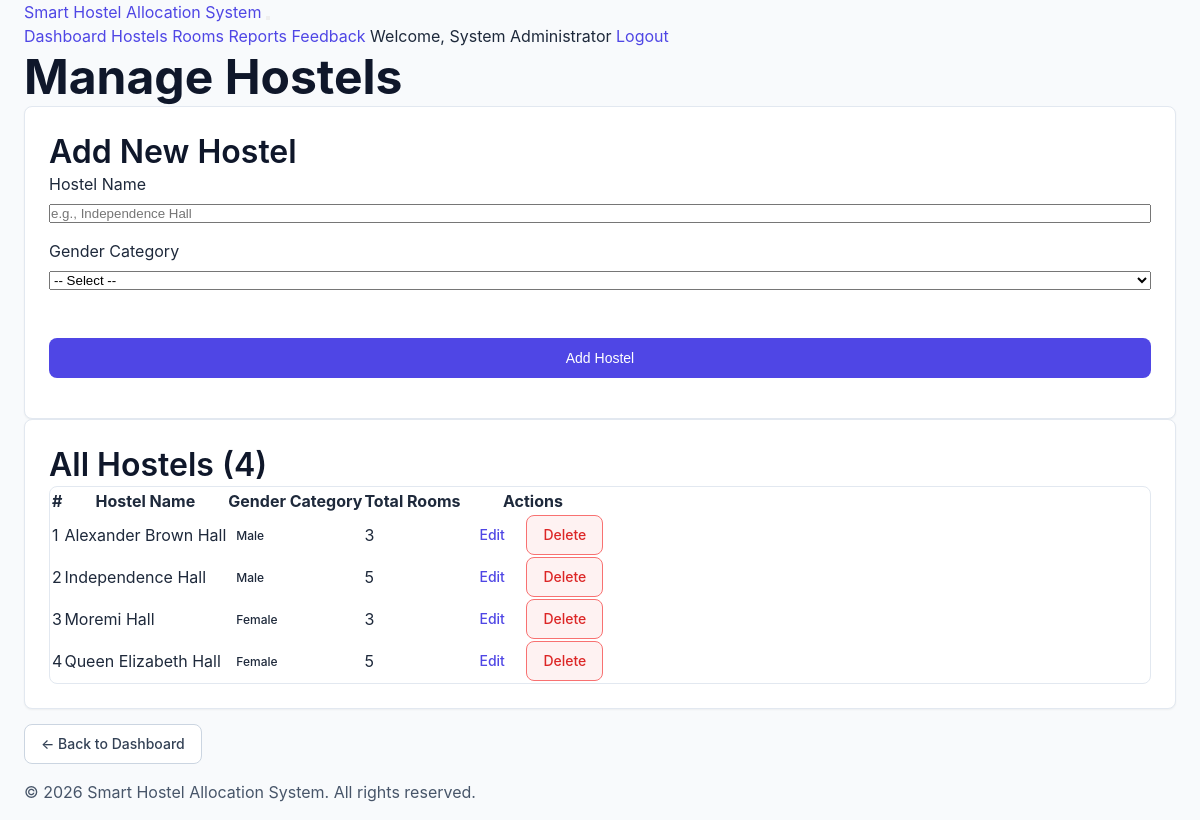
The app's page /old_php_version/admin/manage_hostels.php (signed in) with its own data.
### tables this page shows
CREATE TABLE IF NOT EXISTS hostels (
    hostel_id INT AUTO_INCREMENT PRIMARY KEY,
    hostel_name VARCHAR(100) NOT NULL,
    gender_category ENUM('Male', 'Female') NOT NULL,
    total_rooms INT NOT NULL DEFAULT 0,
    created_at DATETIME DEFAULT CURRENT_TIMESTAMP
);

### old_php_version/includes/auth.php (called while the page is built, shortened)
<?php
function isLoggedIn() {
    return isset($_SESSION['student_id']) && !empty($_SESSION['student_id']);
}
function isAdmin() {
    return isset($_SESSION['is_admin']) && $_SESSION['is_admin'] === true;
}
function getCurrentUserName() {
    return $_SESSION['fullname'] ?? null;
}

### old_php_version/includes/functions.php (called while the page is built, shortened)
<?php
require_once __DIR__ . '/config.php';
function getAllHostels() {
    global $conn;
    $query = "SELECT * FROM hostels ORDER BY hostel_name ASC";
    $result = mysqli_query($conn, $query);
    $hostels = [];
    while ($row = mysqli_fetch_assoc($result)) {
        $hostels[] = $row;
    }
    return $hostels;
}
function sanitize($str) {
    return htmlspecialchars($str, ENT_QUOTES, 'UTF-8');
}

### old_php_version/admin/manage_hostels.php (the view, shortened to what this page needs)
<?php
require_once __DIR__ . '/../includes/auth.php';
require_once __DIR__ . '/../includes/functions.php';
$editHostel = null;
$hostels = getAllHostels();
include __DIR__ . '/../includes/header.php';
?>
<h1 class="page-title">Manage Hostels</h1>
<div class="card">
    <h3><?php echo $editHostel ? 'Edit Hostel' : 'Add New Hostel'; ?></h3>
    <form method="POST" action="" class="form-inline">
        <div class="form-group">
            <label for="hostel_name">Hostel Name</label>
            <input type="text" id="hostel_name" name="hostel_name" required
                   value="<?php echo $editHostel ? sanitize($editHostel['hostel_name']) : ''; ?>"
                   placeholder="e.g., Independence Hall">
        </div>
        <div class="form-group">
            <label for="gender_category">Gender Category</label>
            <select id="gender_category" name="gender_category" required>
                <option value="">-- Select --</option>
            </select>
        </div>
        <div class="form-group">
            <label>&nbsp;</label>
            <?php if ($editHostel): ?>
                <button type="submit" name="edit_hostel" class="btn btn-success">Update Hostel</button>
                <a href="<?php echo BASE_URL; ?>/admin/manage_hostels.php" class="btn btn-secondary">Cancel</a>
            <?php else: ?>
                <button type="submit" name="add_hostel" class="btn btn-primary">Add Hostel</button>
            <?php endif; ?>
        </div>
    </form>
</div>
<div class="card">
    <h3>All Hostels (<?php echo count($hostels); ?>)</h3>
    <?php if (empty($hostels)): ?>
        <p>No hostels have been added yet.</p>
    <?php else: ?>
        <div class="table-wrapper">
            <table>
                <thead>
                    <tr>
                        <th>#</th>
                        <th>Hostel Name</th>
                        <th>Gender Category</th>
                        <th>Total Rooms</th>
                        <th>Actions</th>
                    </tr>
                </thead>
                <tbody>
                    <?php foreach ($hostels as $index => $hostel): ?>
                        <tr>
                            <td><?php echo $index + 1; ?></td>
                            <td><?php echo sanitize($hostel['hostel_name']); ?></td>
                            <td><span class="badge <?php echo $hostel['gender_category'] === 'Male' ? 'badge-blue' : 'badge-red'; ?>"><?php echo $hostel['gender_category']; ?></span></td>
                            <td><?php echo $hostel['total_rooms']; ?></td>
                            <td>
                                <a href="?edit=<?php echo $hostel['hostel_id']; ?>" class="btn btn-warning btn-sm">Edit</a>
                                <a href="?delete=<?php echo $hostel['hostel_id']; ?>" class="btn btn-danger btn-sm"
                                   onclick="return confirmDelete('hostel')">Delete</a>
                            </td>
                        </tr>
                    <?php endforeach; ?>
                </tbody>
            </table>
        </div>
    <?php endif; ?>
</div>
<p style="margin-top: 15px;">
    <a href="<?php echo BASE_URL; ?>/admin/dashboard.php" class="btn btn-secondary">← Back to Dashboard</a>
</p>
<footer>
    <p>&copy; <?php echo date('Y'); ?> <?php echo APP_NAME; ?>. All rights reserved.</p>
</footer>
</body>
</html>

### old_php_version/includes/header.php (shortened to what this page needs)
<?php
require_once __DIR__ . '/auth.php';
require_once __DIR__ . '/functions.php';
?>
<!DOCTYPE html>
<html lang="en">
<head>
    <link rel="stylesheet" href="<?php echo BASE_URL; ?>/assets/css/style.css">
</head>
<body>
    <header class="main-header">
        <div class="container header-content">
            <a href="<?php echo BASE_URL; ?>/index.php" class="logo"><?php echo APP_NAME; ?></a>
            <?php if (isLoggedIn()): ?>
            <button class="mobile-menu-toggle" id="mobileMenuBtn" aria-label="Toggle navigation">
            </button>
            <nav class="main-nav" id="mainNav">
                <?php if (isAdmin()): ?>
                    <a href="<?php echo BASE_URL; ?>/admin/dashboard.php">Dashboard</a>
                    <a href="<?php echo BASE_URL; ?>/admin/manage_hostels.php">Hostels</a>
                    <a href="<?php echo BASE_URL; ?>/admin/manage_rooms.php">Rooms</a>
                    <a href="<?php echo BASE_URL; ?>/admin/reports.php">Reports</a>
                    <a href="<?php echo BASE_URL; ?>/admin/manage_feedback.php">Feedback</a>
                <?php else: ?>
                    <a href="<?php echo BASE_URL; ?>/student/dashboard.php">Dashboard</a>
                    <a href="<?php echo BASE_URL; ?>/student/feedback.php">Submit Feedback</a>
                    <a href="<?php echo BASE_URL; ?>/student/view_feedback.php">My Feedback</a>
                <?php endif; ?>
                <span class="nav-user">Welcome, <?php echo sanitize(getCurrentUserName()); ?></span>
                <a href="<?php echo BASE_URL; ?>/logout.php" class="btn-logout">Logout</a>
            </nav>
            <?php endif; ?>
        </div>
    </header>
    <main class="container main-content">

### frontend/css/style.css (style rules this page uses)
:root { --primary-50: #eef2ff; --primary-100: #e0e7ff; --primary-200: #c7d2fe; --primary-300: #a5b4fc; --primary-400: #818cf8; --primary-500: #6366f1; --primary-600: #4f46e5; --primary-700: #4338ca; --primary-800: #3730a3; --primary-900: #312e81; --neutral-50: #f8fafc; --neutral-100: #f1f5f9; --neutral-200: #e2e8f0; --neutral-300: #cbd5e1; --neutral-400: #94a3b8; --neutral-500: #64748b; --neutral-600: #475569; --neutral-700: #334155; --neutral-800: #1e293b; --neutral-900: #0f172a; --success-bg: #ecfdf5; --success-border: #34d399; --success-text: #059669; --error-bg: #fef2f2; --error-border: #f87171; --error-text: #dc2626; --warning-bg: #fffbeb; --warning-border: #fcd34d; --warning-text: #d97706; --info-bg: #eff6ff; --info-border: #93c5fd; --info-text: #2563eb; --space-4: 4px; --space-8: 8px; --space-12: 12px; --space-16: 16px; --space-24: 24px; --space-32: 32px; --space-48: 48px; --space-64: 64px; --font-family: 'Inter', -apple-system, BlinkMacSystemFont, "Segoe UI", Roboto, Helvetica, Arial, sans-serif; --text-h1: 48px; --text-h2: 40px; --text-h3: 32px; --text-h4: 24px; --text-h5: 20px; --text-body: 16px; --text-small: 14px; --text-caption: 12px; --radius-sm: 4px; --radius-md: 8px; --radius-lg: 12px; --radius-full: 9999px; --shadow-sm: 0 1px 2px 0 rgba(0, 0, 0, 0.05); --shadow-md: 0 4px 6px -1px rgba(0, 0, 0, 0.1), 0 2px 4px -1px rgba(0, 0, 0, 0.06); --shadow-lg: 0 10px 15px -3px rgba(0, 0, 0, 0.1), 0 4px 6px -2px rgba(0, 0, 0, 0.05); }
*, *::before, *::after { margin: 0; padding: 0; box-sizing: border-box; }
body { font-family: var(--font-family); font-size: var(--text-body); line-height: 1.5; color: var(--neutral-800); background-color: var(--neutral-50); -webkit-font-smoothing: antialiased; }
h1 { font-size: var(--text-h1); line-height: 1.2; font-weight: 700; color: var(--neutral-900); }
h3 { font-size: var(--text-h3); line-height: 1.3; font-weight: 600; color: var(--neutral-900); }
p { font-size: var(--text-body); color: var(--neutral-600); margin-bottom: var(--space-16); }
a { color: var(--primary-600); text-decoration: none; transition: color 0.2s; }
.container { max-width: 1200px; margin: 0 auto; padding: 0 var(--space-24); }
.card { background: #ffffff; border: 1px solid var(--neutral-200); border-radius: var(--radius-md); padding: var(--space-24); box-shadow: var(--shadow-sm); }
.btn { display: inline-flex; align-items: center; justify-content: center; gap: var(--space-8); height: 40px; padding: 0 var(--space-16); font-size: var(--text-small); font-weight: 500; border-radius: var(--radius-md); border: 1px solid transparent; cursor: pointer; transition: all 0.2s; text-decoration: none; white-space: nowrap; }
.btn-primary { background-color: var(--primary-600); color: #ffffff; }
.btn-secondary { background-color: #ffffff; border-color: var(--neutral-300); color: var(--neutral-700); }
.btn-danger { background-color: var(--error-bg); color: var(--error-text); border-color: var(--error-border); }
.form-group { margin-bottom: var(--space-16); display: flex; flex-direction: column; gap: var(--space-8); }
.table-wrapper { width: 100%; overflow-x: auto; border: 1px solid var(--neutral-200); border-radius: var(--radius-md); background: #ffffff; }
.badge { display: inline-flex; align-items: center; padding: 2px 8px; border-radius: var(--radius-full); font-size: var(--text-caption); font-weight: 500; text-transform: capitalize; }

### records on screen
hostels: hostel_name "Alexander Brown Hall", gender_category "Male", total_rooms "3"
hostels: hostel_name "Independence Hall", gender_category "Male", total_rooms "5"
hostels: hostel_name "Moremi Hall", gender_category "Female", total_rooms "3"
hostels: hostel_name "Queen Elizabeth Hall", gender_category "Female", total_rooms "5"

### other values on screen
APP_NAME "Smart Hostel Allocation System"
getCurrentUserName() "System Administrator"
count($hostels) "4"
